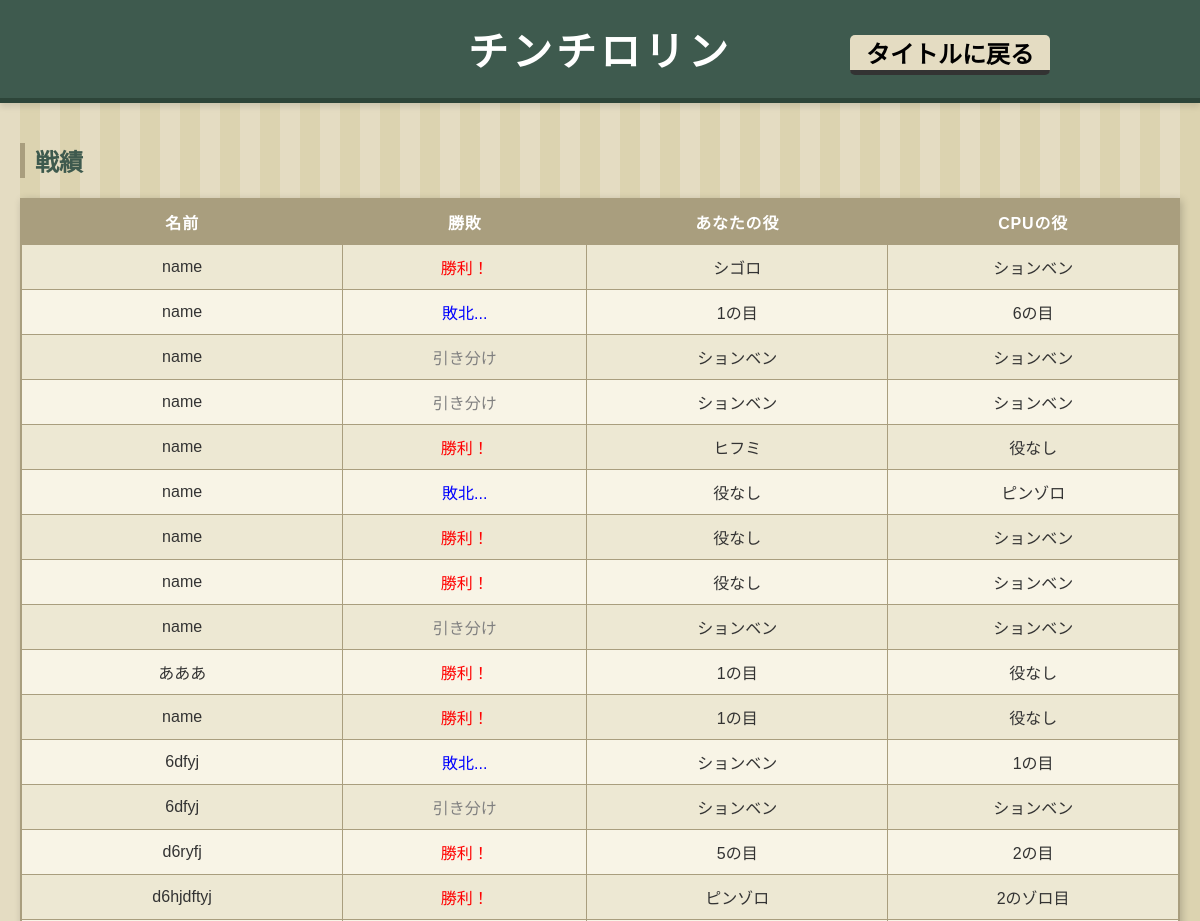
Page /records/ (upper part) on the earlier database version.
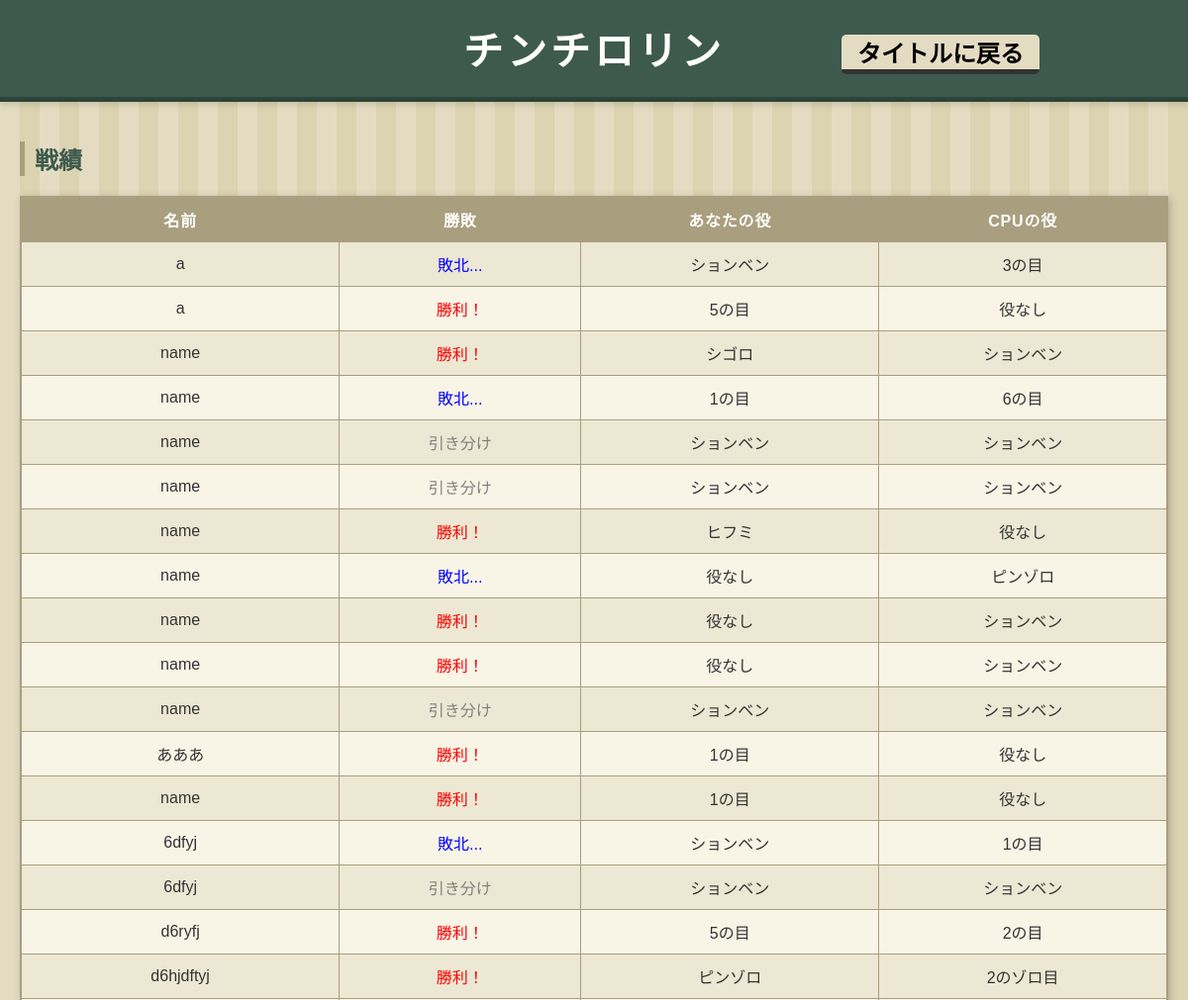
Same page on the later database version.
### models/records.py (models this page shows)
class Record(Model):
    name = CharField()
    isWin = IntegerField()
    playerDice = CharField()
    cpuDice = CharField()
    pinzoro = IntegerField()
    zorome = IntegerField()
    sigoro = IntegerField()
    normal = IntegerField()
    yakunasi = IntegerField()
    shonben = IntegerField()
    hifumi = IntegerField()
    class Meta:
        database = db

### routes/records.py (the view)
@records_bp.route('/')
def index():
    record_list = Record.select()
    records = []
    for record in record_list:
        records.insert(0, {
            "name": record.name,
            "isWin": record.isWin,
            "playerDice": record.playerDice,
            "cpuDice": record.cpuDice,
        })
    return render_template('records.html',records=records)

### templates/records.html (shortened to what this page needs)
<!DOCTYPE html>
<html lang="ja">
<head>
    <link
      rel="stylesheet"
      href="{{ url_for('static', filename='./styles/records.css') }}"
     />
</head>
<body>
    <header>
        <h1>チンチロリン</h1>
        <a href="{{ url_for('index') }}"><h2 id="title_button">タイトルに戻る</h2></a>
    </header>
    <main>
        <h2 id="record">戦績</h2>
        <table border="1">
            <tr>
                <th>名前</th>
                <th>勝敗</th>
                <th>あなたの役</th>
                <th>CPUの役</th>
            </tr>
            {% for records in records %}
            <tr>
                <td>{{ records.name }}</td>
                <td class="{% if records.isWin == 2 %}win{% elif records.isWin == 1 %}draw{% else %}lose{% endif %}">
                    {{ "勝利！" if records.isWin == 2 else "引き分け" if records.isWin == 1 else "敗北..." }}</td>
                <td>{{ records.playerDice }}</td>
                <td>{{ records.cpuDice }}</td>
            </tr>
            {% endfor %}
        </table>
    </main>
</body>
</html>

### static/styles/records.css (style rules this page uses)
body { margin: 0; font-family: 'Hiragino Kaku Gothic Pro', 'Meiryo', sans-serif; background: repeating-linear-gradient( 90deg, #e4dcc2 0, #e4dcc2 20px, #dcd3b0 20px, #dcd3b0 40px ); color: #333; }
header { background-color: #3e5a4e; color: #fff; padding: 20px; text-align: center; display: flex; box-shadow: 0 4px 6px rgba(0, 0, 0, 0.1); border-bottom: 5px solid #2d4539; justify-content: center; align-items: center; }
header h1 { margin: 0 auto; font-size: 2.5em; letter-spacing: 0.1em; }
header h2 { position: absolute; margin: 0; font-size: 1.5em; color: #3e5a4e; }
#title_button { position: absolute; top:35px; right:150px; background:#e4dcc2; color:black; border-bottom:#333 5px solid; width:200px; border-radius:5px; padding:0px; }
main { padding: 20px; }
#record { color: #3e5a4e; border-left: 5px solid #a99e7e; padding-left: 10px; }
a { display: inline-block; margin: 20px 0; color: #3e5a4e; text-decoration: none; font-weight: bold; transition: color 0.3s, border-bottom-color 0.3s; }
table { width: 100%; border-collapse: collapse; background-color: #f8f4e6; border: 2px solid #a99e7e; box-shadow: 2px 2px 8px rgba(0, 0, 0, 0.2); }
table th, table td { border: 1px solid #a99e7e; padding: 10px; text-align: center; }
table th { background-color: #a99e7e; color: white; font-weight: bold; letter-spacing: 0.05em; }
table tr:nth-child(even) { background-color: #ede8d3; }
.win { color: red; }
.draw { color: gray; }
.lose { color: blue; }

Differences in the rows shown:
added Record: name "a", isWin "敗北...", playerDice "ションベン", cpuDice "3の目"
added Record: name "a", isWin "勝利！", playerDice "5の目", cpuDice "役なし"
